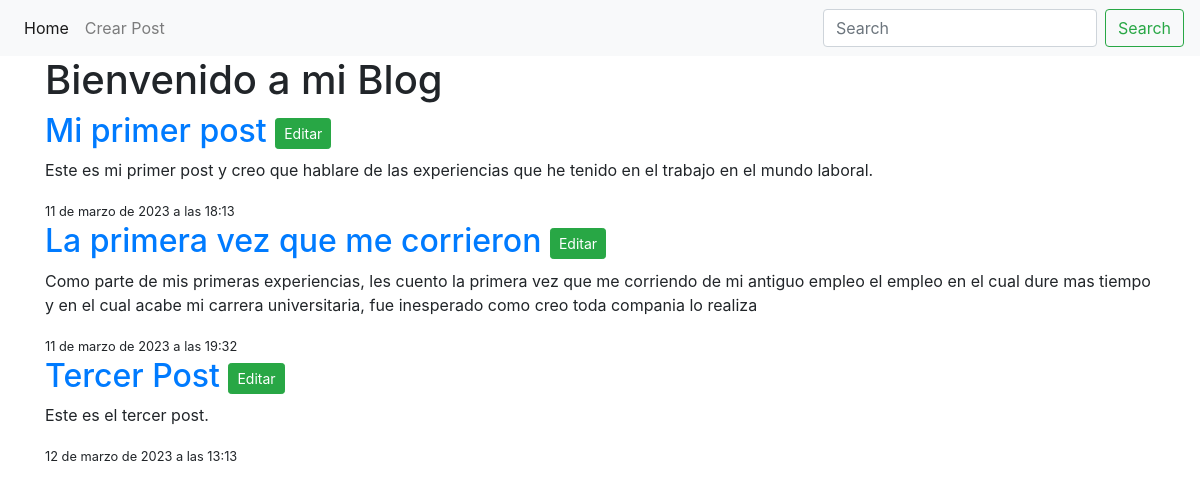
The app's page /, older data.
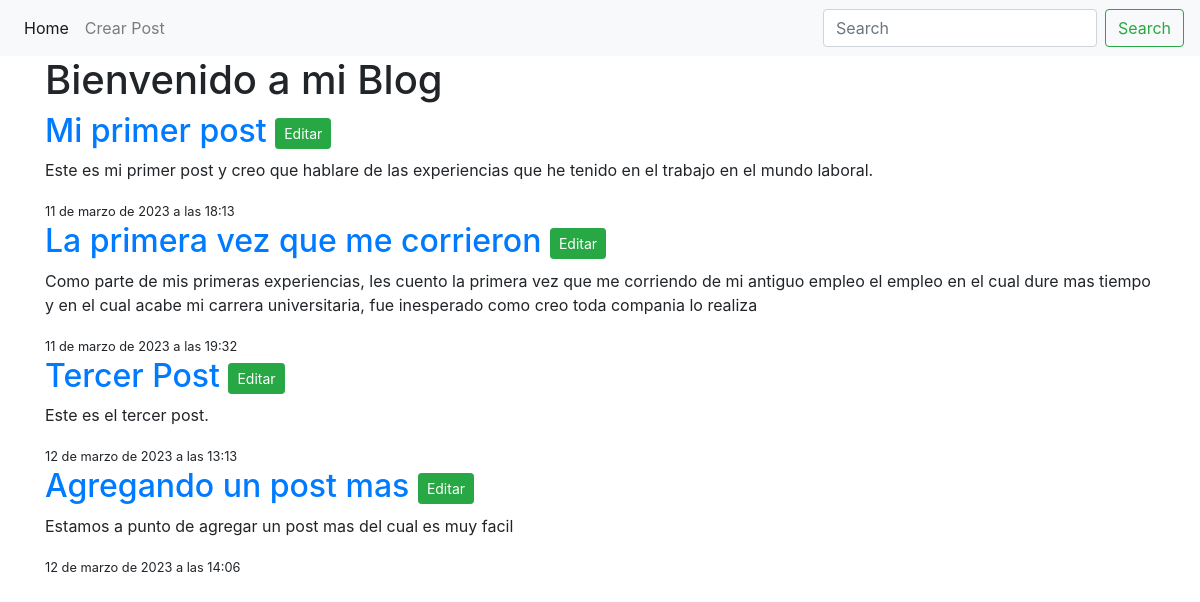
The same page, newer data.
### blog/models.py (models this page shows, shortened)
class Post(models.Model):
    author = models.ForeignKey(settings.AUTH_USER_MODEL, on_delete=models.CASCADE)
    titulo = models.CharField(max_length=200)
    texto = models.TextField()
    create_date = models.DateTimeField(default=timezone.now)
    published_date = models.DateTimeField(blank=True, null=True)

### blog/views.py (the view)
# urls.py: path('', views.post_list, name="post_list"),
def post_list(request):
    posts = Post.objects.all().order_by("published_date")
    return render(request, 'blog/post_list.html', {"posts":posts})

### blog/templates/blog/post_list.html
{% extends "blog/base.html" %}
{% block container %}
  <article>
      {% for post in posts %}
          <section>
            <h2><a href="{% url 'post_detail' pk=post.pk %}">{{post.titulo}}</a>
            <a class="btn btn-sm btn-success" href="{% url 'post_edit' pk=post.pk %}">Editar</a>
            </h2>
              <p>{{post.texto}}</p>
              <small>{{post.create_date}}</small>
          </section>
      {% endfor %}
  </article>
{% endblock %}

Row changes from the older to the newer data that the page shows:
added Post: titulo "Agregando un post mas", texto "Estamos a punto de agregar un post mas del cual es muy facil", create_date "12 de marzo de 2023 a las 14:06"
